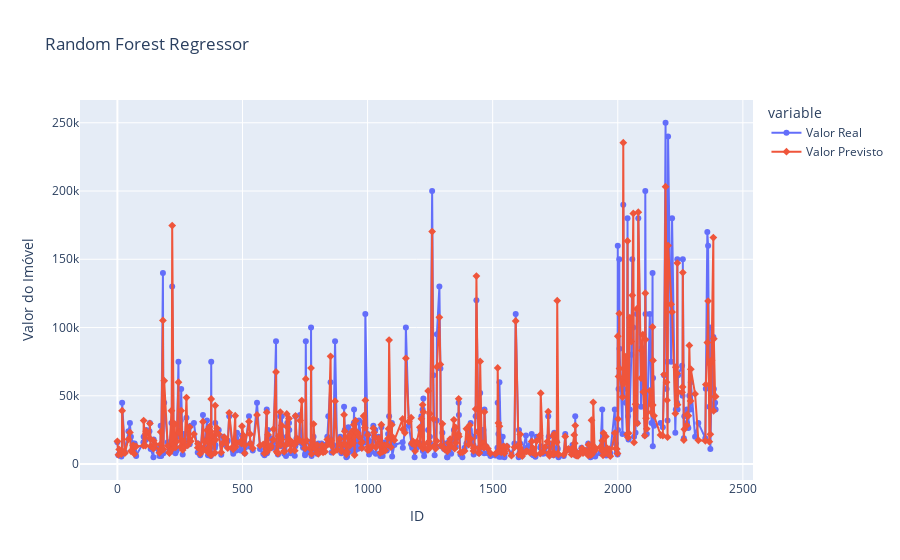

Source (notebook cell):
### Code cell
px.line(dfc, x='Index', y=['Valor Real', 'Valor Previsto'], color='variable', symbol='variable', title='Random Forest Regressor', labels={ 'value': 'Valor do Imóvel','Index':'ID'})

### Figure 1 — Plotly figure (JSON) as saved in the notebook; plotly's stock layout.template omitted (floating-point values rounded to 4 significant figures; data arrays with more than 128 entries replaced by an {"elided": "..."} marker saying what was removed)
{"data": [{"hovertemplate": "variable=Valor Real<br>ID=%{x}<br>Valor do Imóvel=%{y}<extra></extra>", "legendgroup": "Valor Real", "line": {"color": "#636efa", "dash": "solid"}, "marker": {"symbol": "circle"}, "mode": "markers+lines", "name": "Valor Real", "orientation": "v", "showlegend": true, "type": "scatter", "x": {"elided": "480 int values"}, "xaxis": "x", "y": {"elided": "480 int values"}, "yaxis": "y"}, {"hovertemplate": "variable=Valor Previsto<br>ID=%{x}<br>Valor do Imóvel=%{y}<extra></extra>", "legendgroup": "Valor Previsto", "line": {"color": "#EF553B", "dash": "solid"}, "marker": {"symbol": "diamond"}, "mode": "markers+lines", "name": "Valor Previsto", "orientation": "v", "showlegend": true, "type": "scatter", "x": {"elided": "480 int values"}, "xaxis": "x", "y": {"elided": "480 int values"}, "yaxis": "y"}], "layout": {"legend": {"title": {"text": "variable"}, "tracegroupgap": 0}, "title": {"text": "Random Forest Regressor"}, "xaxis": {"anchor": "y", "domain": [0, 1], "title": {"text": "ID"}}, "yaxis": {"anchor": "x", "domain": [0, 1], "title": {"text": "Valor do Imóvel"}}}}
